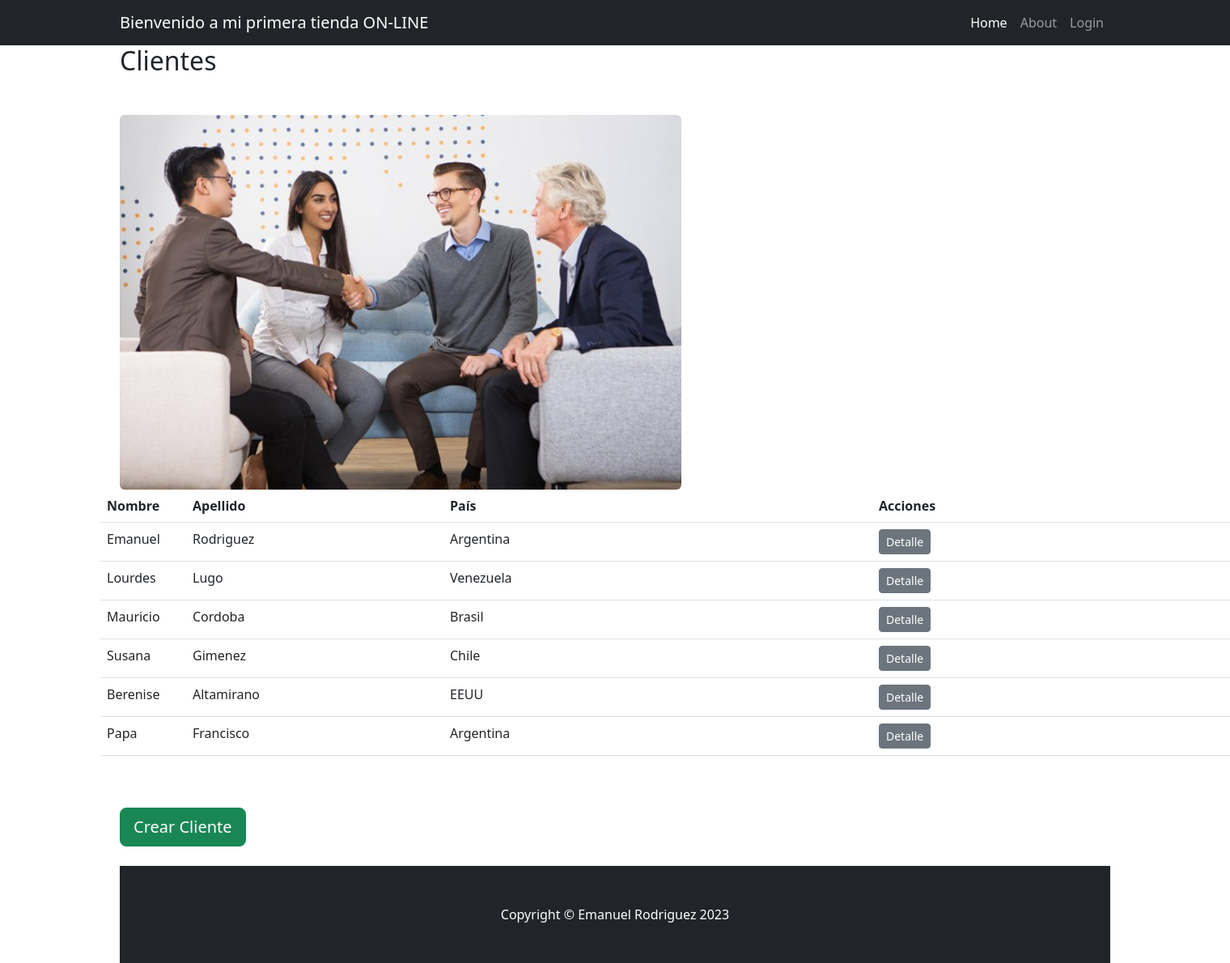
The page /cliente/ on the database as committed earlier.
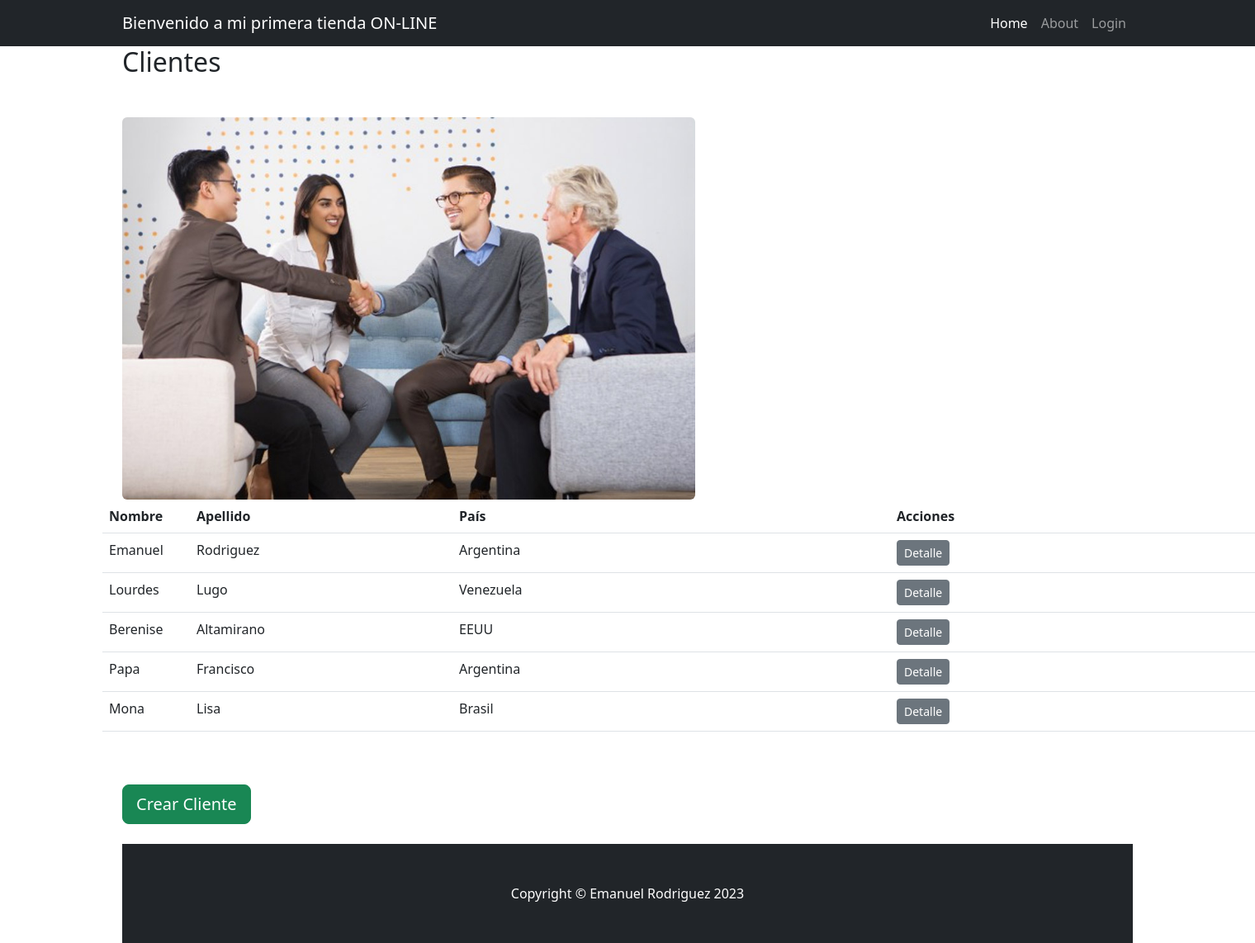
The same page on the database as committed later.
### cliente/models.py (models this page shows, shortened)
class Cliente(models.Model):
    nombre = models.CharField(max_length=100)
    apellido = models.CharField(max_length=100)
    nacimiento = models.DateField(null=True)
    pais_origen_id = models.ForeignKey(Pais, on_delete=models.SET_NULL, null=True, blank=True)
    imagen = models.ImageField(upload_to='images/', null=True, blank=True)

class Pais(models.Model):
    nombre = models.CharField(max_length=100)

### cliente/views.py (the view)
# urls.py: path("", views.ClienteList.as_view(), name="index"),
class ClienteList(ListView):
    model = models.Cliente
    def get_queryset(self):
        if self.request.GET.get("buscar"):
            consulta = self.request.GET.get("buscar")
            object_list = models.Cliente.objects.filter(nombre__icontains=consulta)
        else:
            object_list = models.Cliente.objects.all()
        return object_list

### cliente/templates/cliente/cliente_list.html (shortened to what this page needs)
{% extends "home/base.html" %}
{% load static %}
{% block title %}
    <h2>Clientes</h2>
{% endblock title %}
{% block content %}
    <div class="row gx-4 gx-lg-5 align-items-center my-5">
        <div class="col-lg-7">
            <img class="img-fluid rounded mb-4 mb-lg-0"
                 src=" {% static 'home/img/clientes.jpeg' %}" />
        </div>
        <table class="table table-hover table-responsive table-condensed" border="0">
            <thead>
                <tr class="d-flex">
                    <th class="col-1">Nombre</th>
                    <th class="col-3">Apellido</th>
                    <th class="col-5">País</th>
                    <th class="col-7">Acciones</th>
                </tr>
            </thead>
            <tbody>
                {% for cliente in object_list %}
                    <tr class="d-flex">
                        <td class="col-1">
                            {{ cliente.nombre | capfirst }}
                            <td class="col-3">
                                {{ cliente.apellido | capfirst }}
                                <td class="col-5">
                                    {{ cliente.pais_origen_id.nombre| capfirst }}
                                    <td class="col-7">
                                        <div class="btn-group">
                                            <a href="{% url 'cliente:cliente_detail' cliente.id %}"
                                               class="btn btn-secondary btn-sm">Detalle</a>
                                        </div>
                                    </tr>
                                {% empty %}
                                    <tr class="d-flex">
                                        <td colspan="3">No se encontraron resultados.</td>
                                    </tr>
                                {% endfor %}
                            </tbody>
                        </table>
                    </div>
                    <div class="col-6">
                        <a href="{% url 'cliente:cliente_create' %}"
                           class="btn btn-success btn-lg mb-4 ">Crear Cliente</a>
                    </div>
                {% endblock content %}

Rows that differ between the two databases and show on the page:
removed Cliente: nombre "Mauricio", apellido "Cordoba", pais_origen_id.nombre "Brasil"
removed Cliente: nombre "Susana", apellido "Gimenez", pais_origen_id.nombre "Chile"
added Cliente: nombre "Mona", apellido "Lisa", pais_origen_id.nombre "Brasil"
